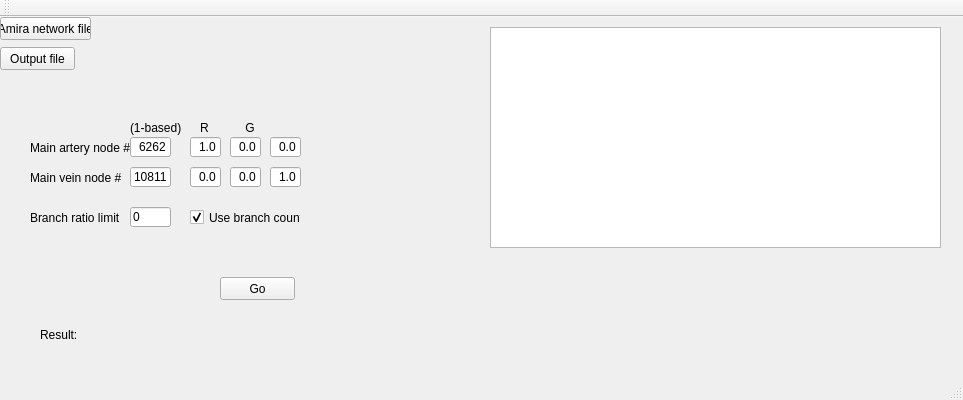
<?xml version="1.0" encoding="UTF-8"?>
<ui version="4.0">
 <class>MainWindow</class>
 <widget class="QMainWindow" name="MainWindow">
  <property name="geometry">
   <rect>
    <x>0</x>
    <y>0</y>
    <width>963</width>
    <height>400</height>
   </rect>
  </property>
  <property name="windowTitle">
   <string>Selection of network with a specified range of vessel diameters</string>
  </property>
  <widget class="QWidget" name="centralWidget">
   <widget class="QPushButton" name="pushButtonInFile">
    <property name="geometry">
     <rect>
      <x>0</x>
      <y>0</y>
      <width>91</width>
      <height>23</height>
     </rect>
    </property>
    <property name="text">
     <string>Amira network file</string>
    </property>
   </widget>
   <widget class="QLabel" name="labelInFile">
    <property name="geometry">
     <rect>
      <x>90</x>
      <y>0</y>
      <width>391</width>
      <height>21</height>
     </rect>
    </property>
    <property name="text">
     <string/>
    </property>
   </widget>
   <widget class="QLabel" name="labelOutFile">
    <property name="geometry">
     <rect>
      <x>90</x>
      <y>30</y>
      <width>391</width>
      <height>21</height>
     </rect>
    </property>
    <property name="text">
     <string/>
    </property>
   </widget>
   <widget class="QPushButton" name="pushButtonOutFile">
    <property name="geometry">
     <rect>
      <x>0</x>
      <y>30</y>
      <width>75</width>
      <height>23</height>
     </rect>
    </property>
    <property name="text">
     <string>Output file</string>
    </property>
   </widget>
   <widget class="QPushButton" name="pushButtonBrancher">
    <property name="geometry">
     <rect>
      <x>220</x>
      <y>260</y>
      <width>75</width>
      <height>23</height>
     </rect>
    </property>
    <property name="text">
     <string>Go</string>
    </property>
   </widget>
   <widget class="QLabel" name="label_result">
    <property name="geometry">
     <rect>
      <x>40</x>
      <y>310</y>
      <width>41</width>
      <height>16</height>
     </rect>
    </property>
    <property name="text">
     <string>Result:</string>
    </property>
   </widget>
   <widget class="QLabel" name="labelResult">
    <property name="geometry">
     <rect>
      <x>80</x>
      <y>310</y>
      <width>491</width>
      <height>16</height>
     </rect>
    </property>
    <property name="text">
     <string/>
    </property>
   </widget>
   <widget class="QTextEdit" name="textEdit">
    <property name="geometry">
     <rect>
      <x>490</x>
      <y>10</y>
      <width>451</width>
      <height>221</height>
     </rect>
    </property>
   </widget>
   <widget class="QLabel" name="label_artery_vertex">
    <property name="geometry">
     <rect>
      <x>30</x>
      <y>120</y>
      <width>101</width>
      <height>21</height>
     </rect>
    </property>
    <property name="text">
     <string>Main artery node #</string>
    </property>
   </widget>
   <widget class="QLineEdit" name="lineEditArteryVertex">
    <property name="geometry">
     <rect>
      <x>130</x>
      <y>120</y>
      <width>41</width>
      <height>20</height>
     </rect>
    </property>
    <property name="layoutDirection">
     <enum>Qt::LeftToRight</enum>
    </property>
    <property name="text">
     <string>6262</string>
    </property>
    <property name="alignment">
     <set>Qt::AlignRight|Qt::AlignTrailing|Qt::AlignVCenter</set>
    </property>
   </widget>
   <widget class="QLabel" name="label_vertex2">
    <property name="geometry">
     <rect>
      <x>130</x>
      <y>100</y>
      <width>51</width>
      <height>21</height>
     </rect>
    </property>
    <property name="text">
     <string>(1-based)</string>
    </property>
   </widget>
   <widget class="QLineEdit" name="lineEditRatio">
    <property name="geometry">
     <rect>
      <x>130</x>
      <y>190</y>
      <width>41</width>
      <height>20</height>
     </rect>
    </property>
    <property name="text">
     <string>0</string>
    </property>
   </widget>
   <widget class="QLabel" name="label_ratio">
    <property name="geometry">
     <rect>
      <x>30</x>
      <y>190</y>
      <width>91</width>
      <height>21</height>
     </rect>
    </property>
    <property name="text">
     <string>Branch ratio limit</string>
    </property>
   </widget>
   <widget class="QLineEdit" name="lineEditVeinVertex">
    <property name="geometry">
     <rect>
      <x>130</x>
      <y>150</y>
      <width>41</width>
      <height>20</height>
     </rect>
    </property>
    <property name="layoutDirection">
     <enum>Qt::LeftToRight</enum>
    </property>
    <property name="text">
     <string>10811</string>
    </property>
    <property name="alignment">
     <set>Qt::AlignRight|Qt::AlignTrailing|Qt::AlignVCenter</set>
    </property>
   </widget>
   <widget class="QLabel" name="label_vein_vertex">
    <property name="geometry">
     <rect>
      <x>30</x>
      <y>150</y>
      <width>101</width>
      <height>21</height>
     </rect>
    </property>
    <property name="text">
     <string>Main vein node #</string>
    </property>
   </widget>
   <widget class="QLabel" name="label_RGB">
    <property name="geometry">
     <rect>
      <x>200</x>
      <y>103</y>
      <width>91</width>
      <height>16</height>
     </rect>
    </property>
    <property name="text">
     <string>R           G           B</string>
    </property>
   </widget>
   <widget class="QLineEdit" name="lineEdit_aR">
    <property name="geometry">
     <rect>
      <x>190</x>
      <y>120</y>
      <width>31</width>
      <height>20</height>
     </rect>
    </property>
    <property name="text">
     <string>1.0</string>
    </property>
    <property name="alignment">
     <set>Qt::AlignRight|Qt::AlignTrailing|Qt::AlignVCenter</set>
    </property>
   </widget>
   <widget class="QLineEdit" name="lineEdit_aG">
    <property name="geometry">
     <rect>
      <x>230</x>
      <y>120</y>
      <width>31</width>
      <height>20</height>
     </rect>
    </property>
    <property name="text">
     <string>0.0</string>
    </property>
    <property name="alignment">
     <set>Qt::AlignRight|Qt::AlignTrailing|Qt::AlignVCenter</set>
    </property>
   </widget>
   <widget class="QLineEdit" name="lineEdit_aB">
    <property name="geometry">
     <rect>
      <x>270</x>
      <y>120</y>
      <width>31</width>
      <height>20</height>
     </rect>
    </property>
    <property name="text">
     <string>0.0</string>
    </property>
    <property name="alignment">
     <set>Qt::AlignRight|Qt::AlignTrailing|Qt::AlignVCenter</set>
    </property>
   </widget>
   <widget class="QLineEdit" name="lineEdit_vG">
    <property name="geometry">
     <rect>
      <x>230</x>
      <y>150</y>
      <width>31</width>
      <height>20</height>
     </rect>
    </property>
    <property name="text">
     <string>0.0</string>
    </property>
    <property name="alignment">
     <set>Qt::AlignRight|Qt::AlignTrailing|Qt::AlignVCenter</set>
    </property>
   </widget>
   <widget class="QLineEdit" name="lineEdit_vB">
    <property name="geometry">
     <rect>
      <x>270</x>
      <y>150</y>
      <width>31</width>
      <height>20</height>
     </rect>
    </property>
    <property name="text">
     <string>1.0</string>
    </property>
    <property name="alignment">
     <set>Qt::AlignRight|Qt::AlignTrailing|Qt::AlignVCenter</set>
    </property>
   </widget>
   <widget class="QLineEdit" name="lineEdit_vR">
    <property name="geometry">
     <rect>
      <x>190</x>
      <y>150</y>
      <width>31</width>
      <height>20</height>
     </rect>
    </property>
    <property name="text">
     <string>0.0</string>
    </property>
    <property name="alignment">
     <set>Qt::AlignRight|Qt::AlignTrailing|Qt::AlignVCenter</set>
    </property>
   </widget>
   <widget class="QCheckBox" name="checkBox_use_branch_count">
    <property name="geometry">
     <rect>
      <x>190</x>
      <y>190</y>
      <width>111</width>
      <height>21</height>
     </rect>
    </property>
    <property name="text">
     <string>Use branch count</string>
    </property>
    <property name="checked">
     <bool>true</bool>
    </property>
   </widget>
  </widget>
  <widget class="QMenuBar" name="menuBar">
   <property name="geometry">
    <rect>
     <x>0</x>
     <y>0</y>
     <width>963</width>
     <height>18</height>
    </rect>
   </property>
  </widget>
  <widget class="QToolBar" name="mainToolBar">
   <attribute name="toolBarArea">
    <enum>TopToolBarArea</enum>
   </attribute>
   <attribute name="toolBarBreak">
    <bool>false</bool>
   </attribute>
  </widget>
  <widget class="QStatusBar" name="statusBar"/>
 </widget>
 <layoutdefault spacing="6" margin="11"/>
 <resources/>
 <connections>
  <connection>
   <sender>pushButtonInFile</sender>
   <signal>clicked()</signal>
   <receiver>MainWindow</receiver>
   <slot>inFileSelecter()</slot>
   <hints>
    <hint type="sourcelabel">
     <x>45</x>
     <y>54</y>
    </hint>
    <hint type="destinationlabel">
     <x>232</x>
     <y>44</y>
    </hint>
   </hints>
  </connection>
  <connection>
   <sender>pushButtonOutFile</sender>
   <signal>clicked()</signal>
   <receiver>MainWindow</receiver>
   <slot>outFileSelecter()</slot>
   <hints>
    <hint type="sourcelabel">
     <x>18</x>
     <y>84</y>
    </hint>
    <hint type="destinationlabel">
     <x>231</x>
     <y>73</y>
    </hint>
   </hints>
  </connection>
  <connection>
   <sender>pushButtonBrancher</sender>
   <signal>clicked()</signal>
   <receiver>MainWindow</receiver>
   <slot>brancher()</slot>
   <hints>
    <hint type="sourcelabel">
     <x>278</x>
     <y>306</y>
    </hint>
    <hint type="destinationlabel">
     <x>382</x>
     <y>331</y>
    </hint>
   </hints>
  </connection>
 </connections>
 <slots>
  <slot>inFileSelecter()</slot>
  <slot>outFileSelecter()</slot>
  <slot>brancher()</slot>
 </slots>
</ui>
